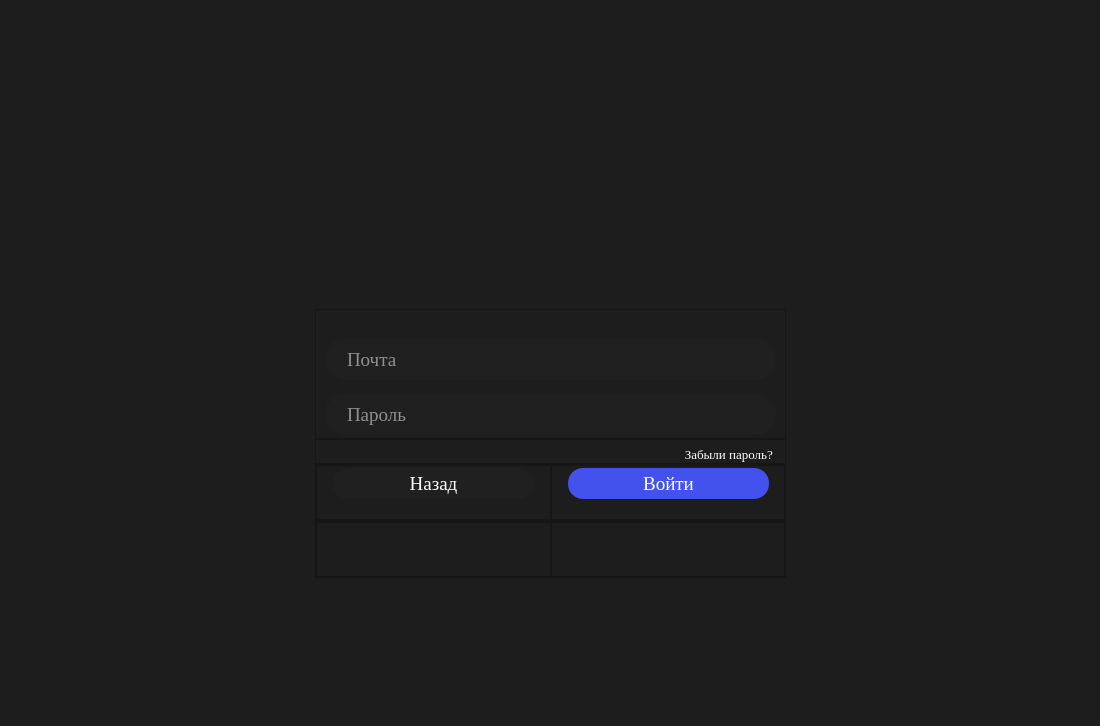
<?xml version="1.0" encoding="UTF-8"?>
<ui version="4.0">
 <class>MainWindow</class>
 <widget class="QMainWindow" name="MainWindow">
  <property name="enabled">
   <bool>true</bool>
  </property>
  <property name="geometry">
   <rect>
    <x>0</x>
    <y>0</y>
    <width>1100</width>
    <height>726</height>
   </rect>
  </property>
  <property name="minimumSize">
   <size>
    <width>700</width>
    <height>500</height>
   </size>
  </property>
  <property name="mouseTracking">
   <bool>true</bool>
  </property>
  <property name="tabletTracking">
   <bool>false</bool>
  </property>
  <property name="windowTitle">
   <string>СОЮЗ</string>
  </property>
  <property name="windowIcon">
   <iconset>
    <normaloff>images/icon.ico</normaloff>images/icon.ico</iconset>
  </property>
  <property name="layoutDirection">
   <enum>Qt::LeftToRight</enum>
  </property>
  <property name="styleSheet">
   <string notr="true">background-color: #1D1D1D;
</string>
  </property>
  <property name="inputMethodHints">
   <set>Qt::ImhNone</set>
  </property>
  <widget class="QWidget" name="centralwidget">
   <property name="autoFillBackground">
    <bool>false</bool>
   </property>
   <property name="styleSheet">
    <string notr="true"/>
   </property>
   <layout class="QVBoxLayout" name="verticalLayout">
    <property name="spacing">
     <number>0</number>
    </property>
    <property name="leftMargin">
     <number>0</number>
    </property>
    <property name="topMargin">
     <number>0</number>
    </property>
    <property name="rightMargin">
     <number>0</number>
    </property>
    <property name="bottomMargin">
     <number>0</number>
    </property>
    <item>
     <widget class="QWidget" name="widget_3" native="true">
      <property name="sizePolicy">
       <sizepolicy hsizetype="Expanding" vsizetype="Expanding">
        <horstretch>0</horstretch>
        <verstretch>0</verstretch>
       </sizepolicy>
      </property>
     </widget>
    </item>
    <item>
     <widget class="QWidget" name="widget_2" native="true">
      <property name="sizePolicy">
       <sizepolicy hsizetype="Expanding" vsizetype="Expanding">
        <horstretch>0</horstretch>
        <verstretch>0</verstretch>
       </sizepolicy>
      </property>
      <property name="minimumSize">
       <size>
        <width>0</width>
        <height>430</height>
       </size>
      </property>
      <layout class="QHBoxLayout" name="horizontalLayout">
       <property name="spacing">
        <number>0</number>
       </property>
       <property name="leftMargin">
        <number>0</number>
       </property>
       <property name="topMargin">
        <number>0</number>
       </property>
       <property name="rightMargin">
        <number>0</number>
       </property>
       <property name="bottomMargin">
        <number>0</number>
       </property>
       <item>
        <widget class="QWidget" name="widget_4" native="true">
         <property name="sizePolicy">
          <sizepolicy hsizetype="Expanding" vsizetype="Expanding">
           <horstretch>0</horstretch>
           <verstretch>0</verstretch>
          </sizepolicy>
         </property>
        </widget>
       </item>
       <item>
        <widget class="QWidget" name="widget_5" native="true">
         <property name="sizePolicy">
          <sizepolicy hsizetype="Expanding" vsizetype="Expanding">
           <horstretch>0</horstretch>
           <verstretch>0</verstretch>
          </sizepolicy>
         </property>
         <property name="minimumSize">
          <size>
           <width>471</width>
           <height>0</height>
          </size>
         </property>
         <layout class="QVBoxLayout" name="verticalLayout_2">
          <property name="spacing">
           <number>0</number>
          </property>
          <property name="leftMargin">
           <number>0</number>
          </property>
          <property name="topMargin">
           <number>0</number>
          </property>
          <property name="rightMargin">
           <number>0</number>
          </property>
          <property name="bottomMargin">
           <number>0</number>
          </property>
          <item>
           <widget class="QFrame" name="frame_4">
            <property name="sizePolicy">
             <sizepolicy hsizetype="Expanding" vsizetype="Expanding">
              <horstretch>0</horstretch>
              <verstretch>0</verstretch>
             </sizepolicy>
            </property>
            <property name="minimumSize">
             <size>
              <width>471</width>
              <height>161</height>
             </size>
            </property>
            <property name="maximumSize">
             <size>
              <width>471</width>
              <height>161</height>
             </size>
            </property>
            <property name="frameShape">
             <enum>QFrame::StyledPanel</enum>
            </property>
            <property name="frameShadow">
             <enum>QFrame::Raised</enum>
            </property>
            <widget class="QLabel" name="label_on_login_1">
             <property name="enabled">
              <bool>true</bool>
             </property>
             <property name="geometry">
              <rect>
               <x>0</x>
               <y>0</y>
               <width>471</width>
               <height>161</height>
              </rect>
             </property>
             <property name="mouseTracking">
              <bool>false</bool>
             </property>
             <property name="tabletTracking">
              <bool>false</bool>
             </property>
             <property name="acceptDrops">
              <bool>false</bool>
             </property>
             <property name="layoutDirection">
              <enum>Qt::LeftToRight</enum>
             </property>
             <property name="autoFillBackground">
              <bool>false</bool>
             </property>
             <property name="styleSheet">
              <string notr="true"/>
             </property>
             <property name="inputMethodHints">
              <set>Qt::ImhNone</set>
             </property>
             <property name="text">
              <string/>
             </property>
             <property name="textFormat">
              <enum>Qt::AutoText</enum>
             </property>
             <property name="pixmap">
              <pixmap>images/loginlogo.png</pixmap>
             </property>
             <property name="scaledContents">
              <bool>true</bool>
             </property>
             <property name="alignment">
              <set>Qt::AlignHCenter|Qt::AlignTop</set>
             </property>
             <property name="wordWrap">
              <bool>false</bool>
             </property>
             <property name="margin">
              <number>0</number>
             </property>
             <property name="openExternalLinks">
              <bool>false</bool>
             </property>
            </widget>
           </widget>
          </item>
          <item>
           <widget class="QFrame" name="frame">
            <property name="sizePolicy">
             <sizepolicy hsizetype="Expanding" vsizetype="Expanding">
              <horstretch>0</horstretch>
              <verstretch>0</verstretch>
             </sizepolicy>
            </property>
            <property name="minimumSize">
             <size>
              <width>0</width>
              <height>130</height>
             </size>
            </property>
            <property name="frameShape">
             <enum>QFrame::StyledPanel</enum>
            </property>
            <property name="frameShadow">
             <enum>QFrame::Raised</enum>
            </property>
            <widget class="QLineEdit" name="login_line">
             <property name="geometry">
              <rect>
               <x>10</x>
               <y>30</y>
               <width>451</width>
               <height>41</height>
              </rect>
             </property>
             <property name="font">
              <font>
               <family>Times New Roman</family>
               <pointsize>14</pointsize>
              </font>
             </property>
             <property name="cursor">
              <cursorShape>IBeamCursor</cursorShape>
             </property>
             <property name="mouseTracking">
              <bool>false</bool>
             </property>
             <property name="focusPolicy">
              <enum>Qt::StrongFocus</enum>
             </property>
             <property name="styleSheet">
              <string notr="true">QLineEdit{
	background-color: #202020;
	color: white;
	border-radius: 20px;
	padding-left: 20px;
	outline: none;
	padding-right: 35px;
}</string>
             </property>
             <property name="inputMethodHints">
              <set>Qt::ImhNone</set>
             </property>
             <property name="text">
              <string/>
             </property>
             <property name="maxLength">
              <number>40</number>
             </property>
             <property name="frame">
              <bool>false</bool>
             </property>
             <property name="placeholderText">
              <string>Почта</string>
             </property>
            </widget>
            <widget class="QLineEdit" name="pass_line">
             <property name="geometry">
              <rect>
               <x>10</x>
               <y>85</y>
               <width>451</width>
               <height>41</height>
              </rect>
             </property>
             <property name="font">
              <font>
               <family>Times New Roman</family>
               <pointsize>14</pointsize>
              </font>
             </property>
             <property name="cursor">
              <cursorShape>IBeamCursor</cursorShape>
             </property>
             <property name="mouseTracking">
              <bool>false</bool>
             </property>
             <property name="focusPolicy">
              <enum>Qt::StrongFocus</enum>
             </property>
             <property name="styleSheet">
              <string notr="true">QLineEdit{
	background-color: #202020;
	color: white;
	border-radius: 20px;
	padding-left: 20px;
	padding-right: 35px;
}</string>
             </property>
             <property name="text">
              <string/>
             </property>
             <property name="maxLength">
              <number>40</number>
             </property>
             <property name="frame">
              <bool>false</bool>
             </property>
             <property name="echoMode">
              <enum>QLineEdit::Password</enum>
             </property>
             <property name="cursorPosition">
              <number>0</number>
             </property>
             <property name="dragEnabled">
              <bool>false</bool>
             </property>
             <property name="placeholderText">
              <string>Пароль</string>
             </property>
            </widget>
           </widget>
          </item>
          <item>
           <widget class="QFrame" name="frame_3">
            <property name="sizePolicy">
             <sizepolicy hsizetype="Expanding" vsizetype="Expanding">
              <horstretch>0</horstretch>
              <verstretch>0</verstretch>
             </sizepolicy>
            </property>
            <property name="minimumSize">
             <size>
              <width>0</width>
              <height>25</height>
             </size>
            </property>
            <property name="maximumSize">
             <size>
              <width>16777215</width>
              <height>25</height>
             </size>
            </property>
            <property name="styleSheet">
             <string notr="true"/>
            </property>
            <property name="frameShape">
             <enum>QFrame::StyledPanel</enum>
            </property>
            <property name="frameShadow">
             <enum>QFrame::Raised</enum>
            </property>
            <widget class="QLabel" name="forgot_label">
             <property name="geometry">
              <rect>
               <x>360</x>
               <y>5</y>
               <width>111</width>
               <height>20</height>
              </rect>
             </property>
             <property name="font">
              <font>
               <family>Times New Roman</family>
               <pointsize>10</pointsize>
              </font>
             </property>
             <property name="cursor">
              <cursorShape>PointingHandCursor</cursorShape>
             </property>
             <property name="styleSheet">
              <string notr="true">QLabel {
	background-color: transparent;
	color: white;
	border-radius: 15px;
}
QLabel:hover {
	color: #4352ec;
}</string>
             </property>
             <property name="text">
              <string>   Забыли пароль?</string>
             </property>
            </widget>
            <widget class="QLabel" name="error_label">
             <property name="geometry">
              <rect>
               <x>35</x>
               <y>5</y>
               <width>291</width>
               <height>20</height>
              </rect>
             </property>
             <property name="font">
              <font>
               <family>Times New Roman</family>
               <pointsize>10</pointsize>
              </font>
             </property>
             <property name="cursor">
              <cursorShape>ArrowCursor</cursorShape>
             </property>
             <property name="styleSheet">
              <string notr="true">QLabel {
	background-color: transparent;
	color: red;
	border-radius: 15px;
}
</string>
             </property>
             <property name="text">
              <string/>
             </property>
            </widget>
           </widget>
          </item>
          <item>
           <widget class="QFrame" name="frame_2">
            <property name="sizePolicy">
             <sizepolicy hsizetype="Expanding" vsizetype="Expanding">
              <horstretch>0</horstretch>
              <verstretch>0</verstretch>
             </sizepolicy>
            </property>
            <property name="styleSheet">
             <string notr="true"/>
            </property>
            <property name="frameShape">
             <enum>QFrame::StyledPanel</enum>
            </property>
            <property name="frameShadow">
             <enum>QFrame::Raised</enum>
            </property>
            <layout class="QHBoxLayout" name="horizontalLayout_2">
             <property name="spacing">
              <number>0</number>
             </property>
             <property name="leftMargin">
              <number>0</number>
             </property>
             <property name="topMargin">
              <number>0</number>
             </property>
             <property name="rightMargin">
              <number>0</number>
             </property>
             <property name="bottomMargin">
              <number>0</number>
             </property>
             <item>
              <widget class="QFrame" name="frame_6">
               <property name="frameShape">
                <enum>QFrame::StyledPanel</enum>
               </property>
               <property name="frameShadow">
                <enum>QFrame::Raised</enum>
               </property>
               <widget class="QPushButton" name="return_login_button">
                <property name="geometry">
                 <rect>
                  <x>17</x>
                  <y>3</y>
                  <width>201</width>
                  <height>31</height>
                 </rect>
                </property>
                <property name="font">
                 <font>
                  <family>Times New Roman</family>
                  <pointsize>14</pointsize>
                 </font>
                </property>
                <property name="cursor">
                 <cursorShape>PointingHandCursor</cursorShape>
                </property>
                <property name="focusPolicy">
                 <enum>Qt::NoFocus</enum>
                </property>
                <property name="styleSheet">
                 <string notr="true">QPushButton {
	color: white;
	background-color: #202020;
    border-radius: 15px;
}
QPushButton:hover {
	background-color: #393939;
}
QPushButton:pressed {
	background-color: #2f2f2f;
}</string>
                </property>
                <property name="text">
                 <string>Назад</string>
                </property>
               </widget>
              </widget>
             </item>
             <item>
              <widget class="QFrame" name="frame_7">
               <property name="frameShape">
                <enum>QFrame::StyledPanel</enum>
               </property>
               <property name="frameShadow">
                <enum>QFrame::Raised</enum>
               </property>
               <widget class="QPushButton" name="login_button">
                <property name="geometry">
                 <rect>
                  <x>17</x>
                  <y>3</y>
                  <width>201</width>
                  <height>31</height>
                 </rect>
                </property>
                <property name="font">
                 <font>
                  <family>Times New Roman</family>
                  <pointsize>14</pointsize>
                 </font>
                </property>
                <property name="cursor">
                 <cursorShape>PointingHandCursor</cursorShape>
                </property>
                <property name="focusPolicy">
                 <enum>Qt::NoFocus</enum>
                </property>
                <property name="styleSheet">
                 <string notr="true">QPushButton {
	color: white;
	background-color: #4352ec;
	border-radius: 15px;
}
QPushButton:hover {
	background-color: #427bec;
}
QPushButton:pressed {
	background-color: #3746c5;
}</string>
                </property>
                <property name="text">
                 <string>Войти</string>
                </property>
               </widget>
              </widget>
             </item>
            </layout>
           </widget>
          </item>
          <item>
           <widget class="QFrame" name="frame_5">
            <property name="sizePolicy">
             <sizepolicy hsizetype="Expanding" vsizetype="Expanding">
              <horstretch>0</horstretch>
              <verstretch>0</verstretch>
             </sizepolicy>
            </property>
            <property name="frameShape">
             <enum>QFrame::StyledPanel</enum>
            </property>
            <property name="frameShadow">
             <enum>QFrame::Raised</enum>
            </property>
            <layout class="QHBoxLayout" name="horizontalLayout_3">
             <property name="spacing">
              <number>0</number>
             </property>
             <property name="leftMargin">
              <number>0</number>
             </property>
             <property name="topMargin">
              <number>0</number>
             </property>
             <property name="rightMargin">
              <number>0</number>
             </property>
             <property name="bottomMargin">
              <number>0</number>
             </property>
             <item>
              <widget class="QFrame" name="frame_8">
               <property name="frameShape">
                <enum>QFrame::StyledPanel</enum>
               </property>
               <property name="frameShadow">
                <enum>QFrame::Raised</enum>
               </property>
               <widget class="QLabel" name="label_vk">
                <property name="geometry">
                 <rect>
                  <x>201</x>
                  <y>13</y>
                  <width>31</width>
                  <height>21</height>
                 </rect>
                </property>
                <property name="cursor">
                 <cursorShape>PointingHandCursor</cursorShape>
                </property>
                <property name="text">
                 <string/>
                </property>
                <property name="pixmap">
                 <pixmap>images/vk.png</pixmap>
                </property>
                <property name="scaledContents">
                 <bool>true</bool>
                </property>
                <property name="alignment">
                 <set>Qt::AlignBottom|Qt::AlignHCenter</set>
                </property>
               </widget>
              </widget>
             </item>
             <item>
              <widget class="QFrame" name="frame_9">
               <property name="frameShape">
                <enum>QFrame::StyledPanel</enum>
               </property>
               <property name="frameShadow">
                <enum>QFrame::Raised</enum>
               </property>
               <widget class="QLabel" name="label_tg">
                <property name="geometry">
                 <rect>
                  <x>3</x>
                  <y>13</y>
                  <width>31</width>
                  <height>21</height>
                 </rect>
                </property>
                <property name="cursor">
                 <cursorShape>PointingHandCursor</cursorShape>
                </property>
                <property name="text">
                 <string/>
                </property>
                <property name="pixmap">
                 <pixmap>images/tg.png</pixmap>
                </property>
                <property name="scaledContents">
                 <bool>true</bool>
                </property>
                <property name="alignment">
                 <set>Qt::AlignBottom|Qt::AlignHCenter</set>
                </property>
               </widget>
              </widget>
             </item>
            </layout>
           </widget>
          </item>
         </layout>
        </widget>
       </item>
       <item>
        <widget class="QWidget" name="widget_6" native="true">
         <property name="sizePolicy">
          <sizepolicy hsizetype="Expanding" vsizetype="Expanding">
           <horstretch>0</horstretch>
           <verstretch>0</verstretch>
          </sizepolicy>
         </property>
         <property name="styleSheet">
          <string notr="true"/>
         </property>
        </widget>
       </item>
      </layout>
     </widget>
    </item>
    <item>
     <widget class="QWidget" name="widget" native="true">
      <property name="sizePolicy">
       <sizepolicy hsizetype="Expanding" vsizetype="Expanding">
        <horstretch>0</horstretch>
        <verstretch>0</verstretch>
       </sizepolicy>
      </property>
     </widget>
    </item>
   </layout>
  </widget>
 </widget>
 <resources/>
 <connections/>
</ui>
